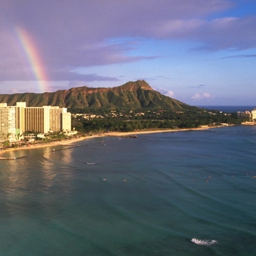
#> input picture color/art294.jpg, 256 x 256 px; its folder holds 4 pictures in this run
$ python generatebw.py
#> lines starting #> are read from the running program, lines starting #| are printed output that depends on the picture
import cv2
from os import listdir
from os.path import isfile, join

color_pictures = [pic for pic in listdir("color")]

for pic in color_pictures:
    pic_path = join('color', pic)
    bw_path = join('bw', pic)

    pic_grayscale = cv2.imread(pic_path, cv2.IMREAD_GRAYSCALE)
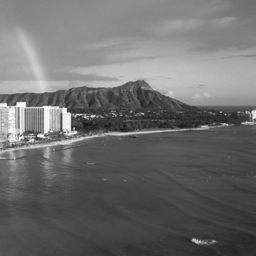
#> pic_grayscale: shape (256, 256); min 25, max 254, mean 109.3
#> pass 3 of the loop `for pic in color_pictures:`:
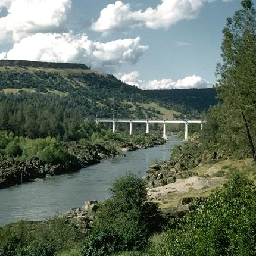
#> input picture color/art582.jpg, 256 x 256 px
#> `pic_grayscale = cv2.imread(pic_path, cv2.IMREAD_GRAYSCALE)`:
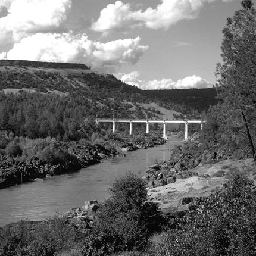
#> pic_grayscale: shape (256, 256); min 0, max 255, mean 108.6
#> the loop made 4 passes; the first 3 are shown
    cv2.imwrite(bw_path, pic_grayscale)
